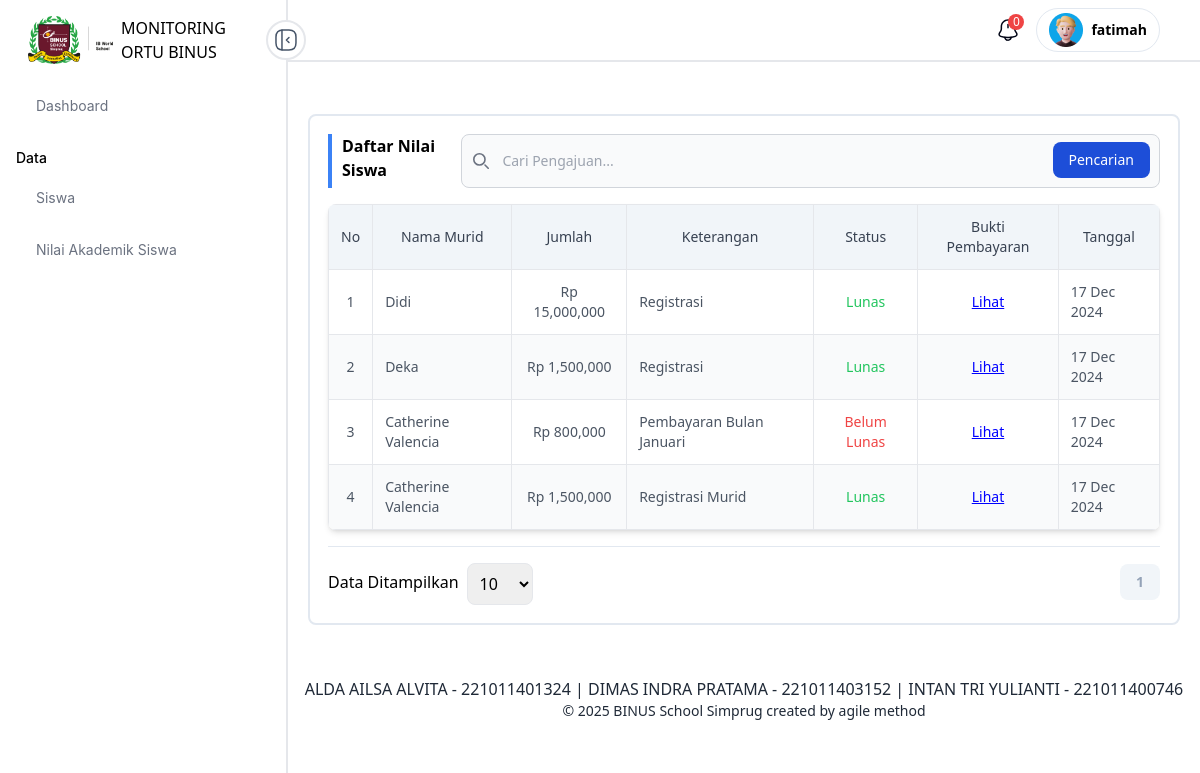
The app's page /pembayaran/ (signed in) with its own data.
### main/models.py (models this page shows, shortened)
class TransaksiPembayaran(models.Model):
    transaksi_id = models.UUIDField(primary_key=True, default=uuid.uuid4, editable=False)
    bukti_pembayaran = models.ImageField(upload_to=RandomFileName('transaksi/bukti/'), null=True, blank=True)
    status = models.BooleanField()
    murid = models.ForeignKey(Murid, on_delete=models.DO_NOTHING)
    jumlah = models.BigIntegerField(default=0)
    keterangan = models.CharField(null=True, blank=True, max_length=255)
    created = models.DateTimeField(auto_now_add=True)
    updated = models.DateTimeField(auto_now_add=True)
    class Meta:
        managed = True
        db_table = 'TransaksiPembayaran'

class Murid(models.Model):
    murid_id = models.BigAutoField(primary_key=True)
    name = models.CharField(max_length=255)
    jenis_kelamin = models.CharField(max_length=255)
    foto = models.ImageField(upload_to=RandomFileName('murid/foto/'), null=True, blank=True)
    tanggal_lahir = models.DateField(null=False, blank=False)
    status = models.BooleanField()
    ortu = models.ForeignKey(AbstractUser, on_delete=models.DO_NOTHING)
    kelas = models.BigIntegerField(default=0)
    created = models.DateTimeField(auto_now_add=True)
    updated = models.DateTimeField(auto_now_add=True)
    class Meta:
        managed = True
        db_table = 'Murid'

### web/views/home.py (the view, shortened to what this page needs)
# urls.py: path('pembayaran/', home.pembayaran, name='pembayaran'),
def pembayaran(request):
    transaksi = TransaksiPembayaran.objects.all().order_by('-updated')
    if request.session.get('roles') == "ORTU":
        transaksi = transaksi.filter(murid__ortu=request.session.get('user_id'))
    if request.GET.get('search'):
        transaksi = transaksi.filter(murid__name__icontains=request.GET.get('search'))
    page = request.GET.get('page', 1)
    limit = request.GET.get('limit', 10)
    paginator = Paginator(transaksi, limit)
    try:
        items = paginator.page(page)
    except PageNotAnInteger:
        items = paginator.page(1)
    except EmptyPage:
        items = paginator.page(paginator.num_pages)
    context = {
        'data': items,
        'murid_list': Murid.objects.all(),
    }
    return render(request, 'templates/pembayaran/index.html', context=context)

### web/templatetags/general_function.py (called while the page is built)
@register.filter
def format_angka(angka):
    return "{:,.0f}".format(angka)

### web/templates/pembayaran/index.html (shortened to what this page needs)
{% extends "partials/base.html" %} {% load general_function %}  {% block content %}
<div class="grid gap-6">
  <div class="grid gap-4 p-[18px] border-2 border-[#E2E8F0] rounded-lg">
    <div class="flex justify-between">
      <h1 class="text-base font-semibold border-l-4 pl-2.5 border-primaryColor">
        Daftar Nilai Siswa
      </h1>
      <form class="w-full" method="GET">
        <div class="relative">
          <div
            class="absolute inset-y-0 start-0 flex items-center ps-3 pointer-events-none"
          >
          </div>
          <input
            type="search"
            name="search"
            id="search_duk"
            class="block w-full p-4 ps-10 text-sm text-gray-900 border border-gray-300 rounded-lg bg-gray-50 focus:ring-blue-500 focus:border-blue-500"
            placeholder="Cari Pengajuan..."
            required
          />
          <button
            type="submit"
            class="text-white absolute end-2.5 bottom-2.5 bg-blue-700 hover:bg-blue-800 focus:ring-4 focus:outline-none focus:ring-blue-300 font-medium rounded-lg text-sm px-4 py-2 dark:bg-blue-600 dark:hover:bg-blue-700 dark:focus:ring-blue-800"
          >
            Pencarian
          </button>
        </div>
      </form>
    </div>
    <div class="overflow-x-auto rounded-lg shadow-md">
      <table class="table-auto w-full border-collapse">
        <thead class="bg-[#F1F5F9] sticky top-0">
          <tr>
            <th
              class="p-3 text-sm font-medium text-gray-700 border text-center"
            >
              No
            </th>
            <th class="p-3 text-sm font-medium text-gray-700 border">
              Nama Murid
            </th>
            <th
              class="p-3 text-sm font-medium text-gray-700 border text-center"
            >
              Jumlah
            </th>
            <th class="p-3 text-sm font-medium text-gray-700 border">
              Keterangan
            </th>
            <th
              class="p-3 text-sm font-medium text-gray-700 border text-center"
            >
              Status
            </th>
            <th class="p-3 text-sm font-medium text-gray-700 border">
              Bukti Pembayaran
            </th>
            <th class="p-3 text-sm font-medium text-gray-700 border">
              Tanggal
            </th>
          </tr>
        </thead>
        <tbody>
          {% if data %} {% for x in data %}
          <tr class="{% cycle 'bg-white' 'bg-gray-50' %}">
            <td class="p-3 text-sm text-gray-600 border text-center">
              {{ forloop.counter }}
            </td>
            <td class="p-3 text-sm text-gray-600 border">{{ x.murid.name }}</td>
            <td class="p-3 text-sm text-gray-600 border text-center">
              Rp {{ x.jumlah|format_angka }}
            </td>
            <td class="p-3 text-sm text-gray-600 border">
              {{ x.keterangan|default:'-' }}
            </td>
            <td class="p-3 text-sm text-gray-600 border text-center">
              {% if x.status %}
              <span class="text-green-500 font-medium">Lunas</span>
              {% else %}
              <span class="text-red-500 font-medium">Belum Lunas</span>
              {% endif %}
            </td>
            <td class="p-3 text-sm text-gray-600 border text-center">
              {% if x.bukti_pembayaran %}
              <a
                href="{{ x.bukti_pembayaran.url }}"
                style="text-decoration: underline; color: blue"
                target="_blank"
              >
                Lihat
              </a>
              {% else %}
              <span class="text-gray-400 italic">Tidak ada</span>
              {% endif %}
            </td>
            <td class="p-3 text-sm text-gray-600 border">
              {{ x.created|date:"d M Y" }}
            </td>
          </tr>
          {% endfor %} {% endif %}
        </tbody>
      </table>
    </div>
    {% include 'partials/pagination.html' %}
  </div>
</div>
{% endblock %}

### static/css/app-e2100fa4.css (style rules this page uses)
html { line-height: 1.5; -webkit-text-size-adjust: 100%; -moz-tab-size: 4; -o-tab-size: 4; tab-size: 4; font-family: ui-sans-serif, system-ui, -apple-system, BlinkMacSystemFont, Segoe UI, Roboto, Helvetica Neue, Arial, Noto Sans, sans-serif, "Apple Color Emoji", "Segoe UI Emoji", Segoe UI Symbol, "Noto Color Emoji"; font-feature-settings: normal; font-variation-settings: normal }
body { margin: 0; line-height: inherit }
h1, h2, h3, h4, h5, h6 { font-size: inherit; font-weight: inherit }
a { color: inherit; text-decoration: inherit }
table { text-indent: 0; border-color: inherit; border-collapse: collapse }
button, input, optgroup, select, textarea { font-family: inherit; font-feature-settings: inherit; font-variation-settings: inherit; font-size: 100%; font-weight: inherit; line-height: inherit; color: inherit; margin: 0; padding: 0 }
button, select { text-transform: none }
button, [type=button], [type=reset], [type=submit] { -webkit-appearance: button; background-color: transparent; background-image: none }
[type=search] { -webkit-appearance: textfield; outline-offset: -2px }
blockquote, dl, dd, h1, h2, h3, h4, h5, h6, hr, figure, p, pre { margin: 0 }
input::placeholder, textarea::placeholder { opacity: 1; color: #9ca3af }
button, [role=button] { cursor: pointer }
.absolute { position: absolute }
.relative { position: relative }
.top-0 { top: 0 }
.block { display: block }
.flex { display: flex }
.grid { display: grid }
.w-full { width: 100% }
.items-center { align-items: center }
.justify-between { justify-content: space-between }
.gap-4 { gap: 1rem }
.rounded-lg { border-radius: .5rem }
.border { border-width: 1px }
.border-2 { border-width: 2px }
.border-\[\#E2E8F0\] { --tw-border-opacity: 1; border-color: rgb(226 232 240 / var(--tw-border-opacity)) }
.bg-\[\#F1F5F9\] { --tw-bg-opacity: 1; background-color: rgb(241 245 249 / var(--tw-bg-opacity)) }
.bg-white { --tw-bg-opacity: 1; background-color: rgb(255 255 255 / var(--tw-bg-opacity)) }
.p-3 { padding: .75rem }
.p-4 { padding: 1rem }
.px-4 { padding-left: 1rem; padding-right: 1rem }
.py-2 { padding-top: .5rem; padding-bottom: .5rem }
.text-center { text-align: center }
.text-base { font-size: 1rem; line-height: 1.5rem }
.text-sm { font-size: .875rem; line-height: 1.25rem }
.font-medium { font-weight: 500 }
.font-semibold { font-weight: 600 }
.text-gray-600 { --tw-text-opacity: 1; color: rgb(75 85 99 / var(--tw-text-opacity)) }
.text-gray-700 { --tw-text-opacity: 1; color: rgb(55 65 81 / var(--tw-text-opacity)) }
.text-gray-900 { --tw-text-opacity: 1; color: rgb(17 24 39 / var(--tw-text-opacity)) }
.text-white { --tw-text-opacity: 1; color: rgb(255 255 255 / var(--tw-text-opacity)) }
.shadow-md { --tw-shadow: 0 4px 6px -1px rgb(0 0 0 / .1), 0 2px 4px -2px rgb(0 0 0 / .1); --tw-shadow-colored: 0 4px 6px -1px var(--tw-shadow-color), 0 2px 4px -2px var(--tw-shadow-color); box-shadow: var(--tw-ring-offset-shadow, 0 0 #0000), var(--tw-ring-shadow, 0 0 #0000), var(--tw-shadow) }

### records on screen
TransaksiPembayaran: murid.name "Didi", jumlah "15,000,000", keterangan "Registrasi", status "Lunas", created "17 Dec 2024"
TransaksiPembayaran: murid.name "Deka", jumlah "1,500,000", keterangan "Registrasi", status "Lunas", created "17 Dec 2024"
TransaksiPembayaran: murid.name "Catherine Valencia", jumlah "800,000", keterangan "Pembayaran Bulan Januari", status "Belum Lunas", created "17 Dec 2024"
TransaksiPembayaran: murid.name "Catherine Valencia", jumlah "1,500,000", keterangan "Registrasi Murid", status "Lunas", created "17 Dec 2024"

### other values on screen
{{ request.session.name }} "fatimah"
{{ i }} "1"
